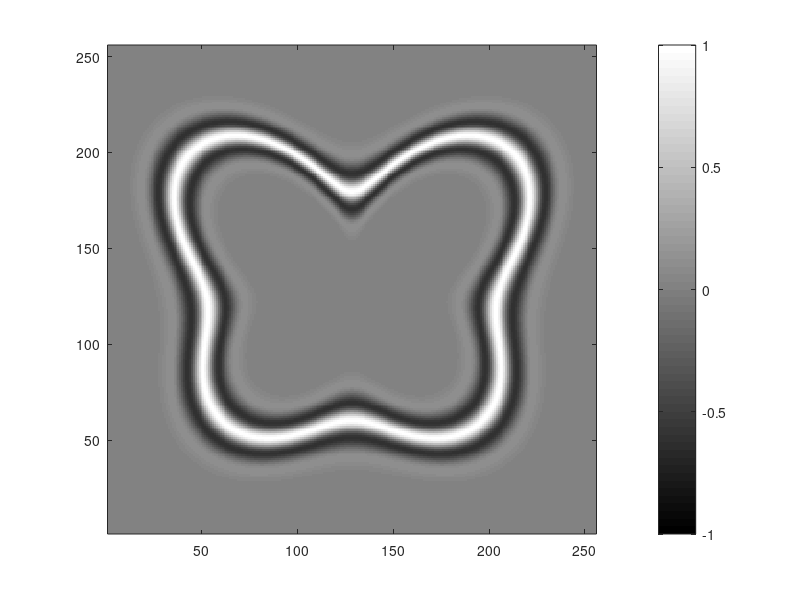

MATLAB code for this plot:
function pixelValue=makeRadialStim(radialHarmonics,radialAmplitudes,radialPhases, writeBitmap)

imageDims = [256 256]; % size of the bitmap image in pixels
imageSize = [1.5 1.5]; % size of the image in degrees of visual angle
baseRadius = 0.5; % radius of the zeroth harmonic (base radius of the circle) in degrees of visual angle

% harmonic numbers
if ~exist('radialHarmonics','var') || isempty(radialHarmonics)
  radialHarmonics = [2 5]; % these defaults replicate the bottom right stimulus of Fig. 1 in Wilson & Wilkinson (2002)
  radialHarmonics = [2 3 4]; % nice stylized butterfly
end
% amplitude of each harmonic as a precentage of the base radius
if ~exist('radialAmplitudes','var') || isempty(radialAmplitudes)
  radialAmplitudes = [10 3]; % these defaults replicate the bottom right stimulus of Fig. 1 in Wilson & Wilkinson (2002)
  radialAmplitudes = [10 10 20]; % nice stylized butterfly
end
radialAmplitudesDeg = radialAmplitudes/100*baseRadius; % amplitude of each harmonic in degrees of visual angle
% phase of each harmonic in in degrees
if ~exist('radialPhases','var') || isempty(radialPhases)
  radialPhases = [0 180+30]; % these defaults replicate the bottom right stimulus of Fig. 1 in Wilson & Wilkinson (2002) (the second harmonic component of all stimuli in this figure is always shifted by 180 degrees relative to the first component)
  radialPhases = [180 180 180]; % nice stylized butterfly
end
radialPhasesRad = radialPhases/180*pi; % phase of each harmonic in radians
if ~exist('writeBitmap','var') || isempty(writeBitmap)
  writeBitmap = false; % do not write out bitmap image by default
end

nHarmonics = length(radialHarmonics);
if length(radialAmplitudesDeg)~=nHarmonics || length(radialPhasesRad)~=nHarmonics
  fprintf('Harmonic amplitues and phases must have the same number of elements\n')
  return;
end

% anonymous function returning the radius as a function the polar angle phi
% (see eq. 1 in Wilson & Wilkinson (2002))
radius = @(phi) baseRadius;
for iHarm = 1:nHarmonics
  radius = @(phi) radius(phi) + radialAmplitudesDeg(iHarm)*cos(radialHarmonics(iHarm)* (phi - pi/2) + radialPhasesRad(iHarm));
  % (subtract pi/2 phase to replicate Wilson & Wilkinson (2002)'s convention that 0 phase corresponds to upper vertical)
end

% % plot contour as line plot
% nPoints = 100;
% phi = linspace(-pi,pi,nPoints);
% complexCoords = radius(phi).*exp(1i*phi);
% figure('name',sprintf('Harmonics = %s   A = %s   phi = %s',mat2str(radialHarmonics),mat2str(radialAmplitudes),mat2str(radialPhases)));
% plot(real(complexCoords),imag(complexCoords),'k','lineWidth',10);
% axis equal
% xlim([-1 1]*imageSize(1)/2);
% ylim([-1 1]*imageSize(2)/2);

% make bitmap image
imageCenter = imageDims/2+0.5;
sigma = 0.056; % bandpass space constant in degrees of visual angle (see eq. 2 in Wilson & Wilkinson (2002))
for x = 1:imageDims(1)
  for y = 1:imageDims(2)
    complexCoords = (x-imageCenter(1) + 1i*(y-imageCenter(2))) / min(imageDims/2) * min(imageSize/2);
    r = abs(complexCoords);
    phi = angle(complexCoords);
    % get contrast value at pixel using eq. 2 from Wilson & Wilkinson (2002)
    pixelValue(y,x) = (1 - 4*(r-radius(phi)).^2/sigma^2 + 4/3*(r - radius(phi)).^4/sigma^4 ) * exp(-(r-radius(phi)).^2/sigma^2);
    % (x coordinates correspond to matrix colums going from left to right and
    %  y coordinates correspond to matrix rows going from top to bottom)
  end
end

% display bitmap
figure('name',sprintf('Harmonics = %s   A = %s   phi = %s',mat2str(radialHarmonics),mat2str(radialAmplitudes),mat2str(radialPhases)));
imagesc(pixelValue,[-1 1]);
colormap('gray');
set(gca,'YDir','normal'); % this will display the image with increasing matrix rows going from bottom to top
axis equal
xlim([1 imageDims(1)]);
ylim([1 imageDims(2)]);
colorbar;

if writeBitmap % save bitmap
  % because the matrix has been filled from top to bottom for the y coordinates, we flip the rows)
  imwrite(flipud((pixelValue+1)/2),sprintf('radialStim_H%s_A%s_P%s.png',sprintf('-%d',radialHarmonics),sprintf('-%d',radialAmplitudes),sprintf('-%d',radialPhases)));
end
